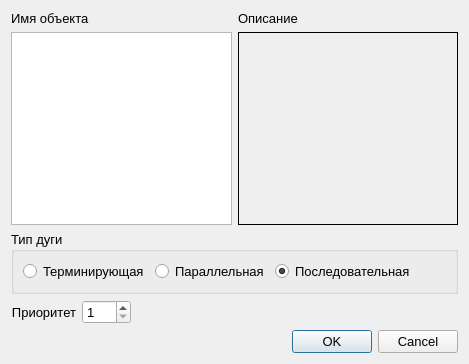
<?xml version="1.0" encoding="UTF-8"?>
<ui version="4.0">
 <class>ArcPropertyDialog</class>
 <widget class="QDialog" name="ArcPropertyDialog">
  <property name="windowModality">
   <enum>Qt::ApplicationModal</enum>
  </property>
  <property name="geometry">
   <rect>
    <x>0</x>
    <y>0</y>
    <width>469</width>
    <height>364</height>
   </rect>
  </property>
  <property name="minimumSize">
   <size>
    <width>400</width>
    <height>300</height>
   </size>
  </property>
  <property name="maximumSize">
   <size>
    <width>800</width>
    <height>600</height>
   </size>
  </property>
  <property name="font">
   <font>
    <pointsize>10</pointsize>
   </font>
  </property>
  <property name="windowTitle">
   <string>Свойства дуги</string>
  </property>
  <property name="windowIcon">
   <iconset resource="../../resources.qrc">
    <normaloff>:/images/G.png</normaloff>:/images/G.png</iconset>
  </property>
  <property name="modal">
   <bool>true</bool>
  </property>
  <layout class="QVBoxLayout" name="verticalLayout">
   <item>
    <layout class="QGridLayout" name="gridLayout" columnstretch="50,50">
     <item row="0" column="0">
      <widget class="QLabel" name="label">
       <property name="font">
        <font>
         <pointsize>10</pointsize>
        </font>
       </property>
       <property name="text">
        <string>Имя объекта</string>
       </property>
      </widget>
     </item>
     <item row="0" column="1">
      <widget class="QLabel" name="label_2">
       <property name="text">
        <string>Описание</string>
       </property>
      </widget>
     </item>
     <item row="1" column="0">
      <widget class="QListWidget" name="predicateList">
       <property name="sizePolicy">
        <sizepolicy hsizetype="Expanding" vsizetype="Expanding">
         <horstretch>0</horstretch>
         <verstretch>0</verstretch>
        </sizepolicy>
       </property>
      </widget>
     </item>
     <item row="1" column="1">
      <widget class="QLabel" name="descriptionLbl">
       <property name="sizePolicy">
        <sizepolicy hsizetype="Expanding" vsizetype="Expanding">
         <horstretch>0</horstretch>
         <verstretch>0</verstretch>
        </sizepolicy>
       </property>
       <property name="frameShape">
        <enum>QFrame::Box</enum>
       </property>
       <property name="text">
        <string/>
       </property>
       <property name="textFormat">
        <enum>Qt::PlainText</enum>
       </property>
       <property name="alignment">
        <set>Qt::AlignLeading|Qt::AlignLeft|Qt::AlignTop</set>
       </property>
       <property name="wordWrap">
        <bool>true</bool>
       </property>
       <property name="textInteractionFlags">
        <set>Qt::NoTextInteraction</set>
       </property>
      </widget>
     </item>
    </layout>
   </item>
   <item>
    <widget class="QGroupBox" name="groupBox">
     <property name="title">
      <string>Тип дуги</string>
     </property>
     <property name="flat">
      <bool>false</bool>
     </property>
     <layout class="QHBoxLayout" name="horizontalLayout">
      <item>
       <widget class="QRadioButton" name="terminateRadioBtn">
        <property name="text">
         <string>Терминирующая</string>
        </property>
       </widget>
      </item>
      <item>
       <widget class="QRadioButton" name="parallelRadioBtn">
        <property name="text">
         <string>Параллельная</string>
        </property>
       </widget>
      </item>
      <item>
       <widget class="QRadioButton" name="serialRadioBtn">
        <property name="text">
         <string>Последовательная</string>
        </property>
        <property name="checked">
         <bool>true</bool>
        </property>
       </widget>
      </item>
      <item>
       <spacer name="horizontalSpacer_2">
        <property name="orientation">
         <enum>Qt::Horizontal</enum>
        </property>
        <property name="sizeHint" stdset="0">
         <size>
          <width>40</width>
          <height>20</height>
         </size>
        </property>
       </spacer>
      </item>
     </layout>
    </widget>
   </item>
   <item>
    <layout class="QHBoxLayout" name="horizontalLayout_2">
     <item>
      <widget class="QLabel" name="lblHeight">
       <property name="text">
        <string>Приоритет</string>
       </property>
       <property name="alignment">
        <set>Qt::AlignRight|Qt::AlignTrailing|Qt::AlignVCenter</set>
       </property>
      </widget>
     </item>
     <item>
      <widget class="QSpinBox" name="prioritySpnBox">
       <property name="minimum">
        <number>1</number>
       </property>
       <property name="maximum">
        <number>150</number>
       </property>
       <property name="singleStep">
        <number>1</number>
       </property>
      </widget>
     </item>
     <item>
      <spacer name="horizontalSpacer">
       <property name="orientation">
        <enum>Qt::Horizontal</enum>
       </property>
       <property name="sizeHint" stdset="0">
        <size>
         <width>40</width>
         <height>20</height>
        </size>
       </property>
      </spacer>
     </item>
    </layout>
   </item>
   <item>
    <widget class="QDialogButtonBox" name="buttonBox">
     <property name="orientation">
      <enum>Qt::Horizontal</enum>
     </property>
     <property name="standardButtons">
      <set>QDialogButtonBox::Cancel|QDialogButtonBox::Ok</set>
     </property>
    </widget>
   </item>
  </layout>
 </widget>
 <resources>
  <include location="../../resources.qrc"/>
 </resources>
 <connections>
  <connection>
   <sender>buttonBox</sender>
   <signal>rejected()</signal>
   <receiver>ArcPropertyDialog</receiver>
   <slot>reject()</slot>
   <hints>
    <hint type="sourcelabel">
     <x>316</x>
     <y>260</y>
    </hint>
    <hint type="destinationlabel">
     <x>286</x>
     <y>274</y>
    </hint>
   </hints>
  </connection>
 </connections>
</ui>
